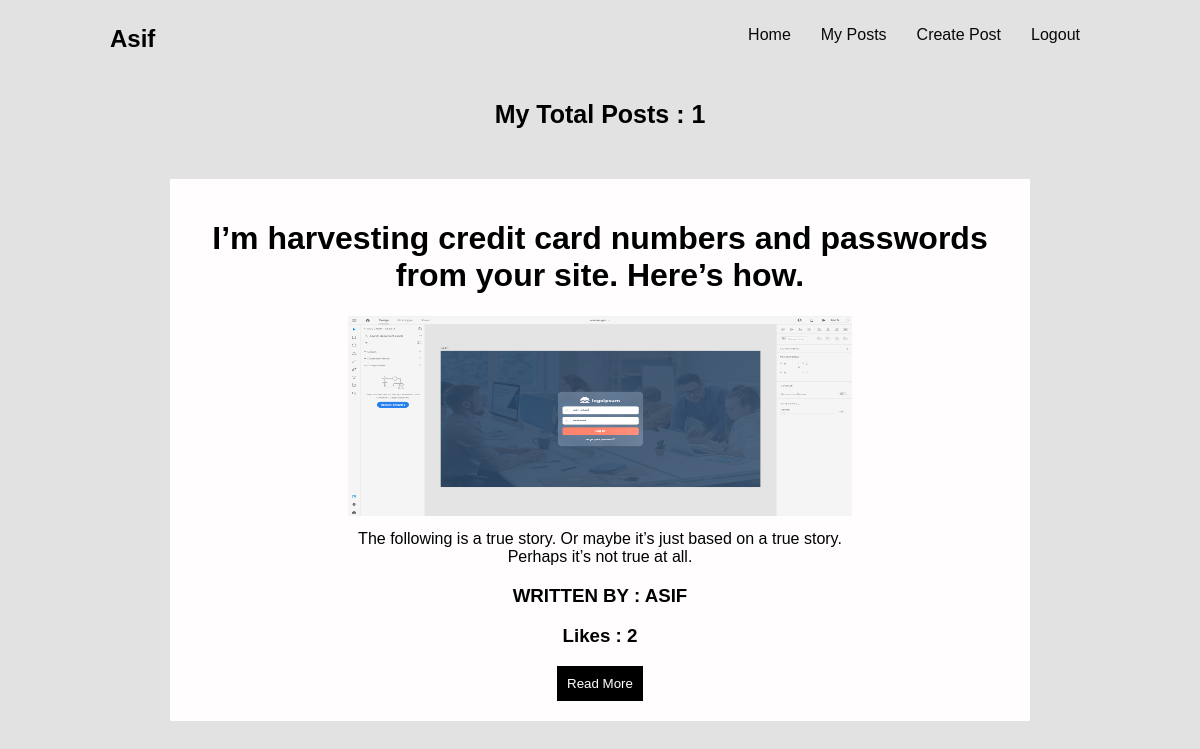
Page /myposts/ (signed in) on the committed database.
### blog/models.py (models this page shows, shortened)
class Blog(models.Model):
       owner = models.ForeignKey(User, on_delete=models.CASCADE, related_name="blog")
       title = models.CharField(max_length=1000)
       short_body = models.CharField(max_length=5000)
       blog_img = models.ImageField(upload_to = 'media/')
       body = models.TextField()
       like = models.ManyToManyField(User, related_name='blog_posts')
       created_time = models.DateTimeField(auto_now_add=True, null=True)
       def get_likes(self):
              return "\n".join([str(p) for p in self.like.all()])
       class Meta:
              ordering = ['-id']

### blog/views.py (the view, shortened to what this page needs)
# urls.py: path("myposts/", views.MyPostsView.as_view(), name="myposts"),
class MyPostsView(generic.View):
       def get(self, request):
              posts = Blog.objects.filter(owner=request.user)
              data = {
                     "posts":posts,
                     'total':posts.count(),
                     "user":request.user
              }
              return render(request, 'myposts.html', context=data)

### templates/myposts.html (shortened to what this page needs)
<!DOCTYPE html>
<html lang="en">
<head>
       {% load static %}
       <link rel="stylesheet" href="{% static '/styles/home.css' %}">
</head>
<body>
       <nav class="navbar">
              <h1 class="user">{{ user }}</h1>
              <ul>
                     <li><a href="{% url 'home' %}">Home</a></li>
                     <li><a href="{% url 'myposts' %}">My Posts</a></li>
                     <li><a href="{% url 'create_post' %}">Create Post</a></li>
                     <li><a href="{% url 'logout' %}">Logout</a></li>
              </ul>
       </nav>
       <h3 class="total">My Total Posts : {{ total }}</h3>
       <div class="posts">
              {% for post in posts %}
                     <div class="post">
                            <a class="title" href="posts/{{ post.id }}"><h1 class="post_title">{{ post.title }}</h1></a>
                            <img width="60%" height="200px" src="{{post.blog_img.url}}" alt="">
                            <p class="post_s_body">{{ post.short_body }}</p>
                            <h3 style="text-transform: uppercase;">Written by : {{ post.owner }}</h3>
                            <h3 class="likes">Likes : {{ post.get_likes | wordcount }}</h3>
                            <button class="read_more"><a href="/posts/{{ post.id }}">Read More</a></button>
                     </div>
              {% endfor %}
       </div>
</body>
</html>

### blog/static/styles/home.css (style rules this page uses)
body { margin: 0px; padding: 0px; font-family: Helvetica; background: #e2e2e2; }
.user { margin: 15px 100px; }
.navbar { padding: 10px; width: 90%; display: flex; justify-content: space-between; }
.navbar ul { display: flex; list-style: none; }
.navbar ul li { margin: 0 10px; }
.navbar ul li a { text-decoration: none; padding: 10px; color: rgb(8, 8, 8); transition: 0.3s; text-decoration: none; }
.navbar ul li a::after { content: ''; display: block; width: 0; margin-top: 10px; height: 2px; background: #000; transition: width .3s; }
.total { margin: 0 auto; text-align: center; font-weight: 600; font-size: 25px; }
.posts { width: 100%; text-align: center; }
.post { width: 70%; margin: 50px auto; background: rgb(255, 253, 253); padding: 20px 10px; }
.title { text-decoration: none; color: black; }
.post_s_body { max-width: 500px; margin: 10px auto; }
.read_more { background: black; border: none; padding: 10px; }
.read_more a { color: white; text-decoration: none; }

### rows in the picture
Blog: title "I’m harvesting credit card numbers and passwords from your site. Here’s how.", blog_img (picture), short_body "The following is a true story. Or maybe it’s just based on a true story. Perhaps it’s not true at all.", owner "ASIF", get_likes "2"

### other values in the picture
{{ user }} "Asif"
{{ total }} "1"
